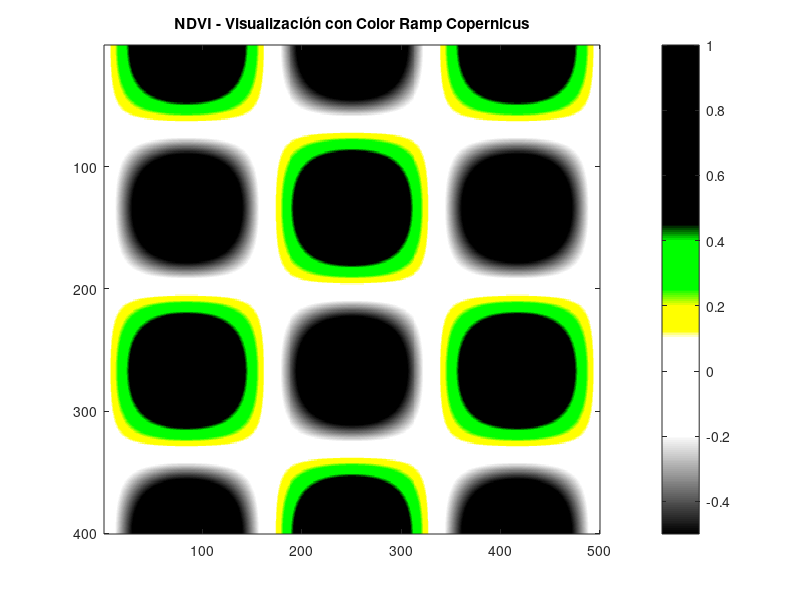

Write MATLAB code to recreate this figure.
%% Script para visualizar NDVI con un color ramp personalizado (estilo Copernicus)
% Se usa el siguiente ramp de pares [valor, color_hex]:
%   [-0.5, 0x0c0c0c],
%   [-0.2, 0xbfbfbf],
%   [-0.1, 0xdbdbdb],
%   [0, 0xeaeaea],
%   [0.025, 0xfff9cc],
%   [0.05, 0xede8b5],
%   [0.075, 0xddd89b],
%   [0.1, 0xccc682],
%   [0.125, 0xbcb76b],
%   [0.15, 0xafc160],
%   [0.175, 0xa3cc59],
%   [0.2, 0x91bf51],
%   [0.25, 0x7fb247],
%   [0.3, 0x70a33f],
%   [0.35, 0x609635],
%   [0.4, 0x4f892d],
%   [0.45, 0x3f7c23],
%   [0.5, 0x306d1c],
%   [0.55, 0x216011],
%   [0.6, 0x0f540a],
%   [1, 0x004400]
%
% El script interpola este ramp a un colormap de 256 colores y luego lo aplica
% a la visualización del NDVI (se asume que NDVI tiene rango [-0.5, 1]). 

%% 1. Definir el color ramp
ramp_values = [-0.5, -0.2, -0.1, 0, 0.025, 0.05, 0.075, 0.1, 0.125, 0.15, ...
    0.175, 0.2, 0.25, 0.3, 0.35, 0.4, 0.45, 0.5, 0.55, 0.6, 1];

% Los valores hexadecimales correspondientes, en forma de vector columna
hexColors = [...
    0x0c0c0c;...
    0xbfbfbf;...
    0xdbdbdb;...
    0xeaeaea;...
    0xfff9cc;...
    0xede8b5;...
    0xddd89b;...
    0xccc682;...
    0xbcb76b;...
    0xafc160;...
    0xa3cc59;...
    0x91bf51;...
    0x7fb247;...
    0x70a33f;...
    0x609635;...
    0x4f892d;...
    0x3f7c23;...
    0x306d1c;...
    0x216011;...
    0x0f540a;...
    0x004400];

% Función para convertir un valor hexadecimal a vector [r,g,b] normalizado [0,1]
hex2rgb = @(hexVal) [bitshift(hexVal, -16), bitand(bitshift(hexVal, -8), 255), bitand(hexVal, 255)]/255;

% Convertir cada valor hexadecimal a RGB
ramp_rgb = zeros(length(hexColors), 3);
for k = 1:length(hexColors)
    ramp_rgb(k,:) = hex2rgb(hexColors(k));
end

%% 2. Interpolar el colormap a 256 colores
N = 256;
xq = linspace(-0.5, 1, N); % rango en NDVI esperado
r_interp = interp1(ramp_values, ramp_rgb(:,1), xq, 'linear', 'extrap');
g_interp = interp1(ramp_values, ramp_rgb(:,2), xq, 'linear', 'extrap');
b_interp = interp1(ramp_values, ramp_rgb(:,3), xq, 'linear', 'extrap');
myColormap = [r_interp(:), g_interp(:), b_interp(:)];

%% 3. (Ejemplo) Cargar o calcular NDVI
% Aquí deberías colocar tu cálculo real. Para el ejemplo, genero NDVI sintético:
[x,y] = meshgrid(linspace(-0.5, 1, 500), linspace(-0.5, 1, 400));
NDVI = sin(2*pi*x).*cos(2*pi*y); % NDVI de ejemplo (puede tener valores fuera del rango)

% Forzar el rango a [-0.5, 1] (para visualización)
NDVI(NDVI < -0.5) = -0.5;
NDVI(NDVI > 1) = 1;

%% 4. Visualizar NDVI con el colormap personalizado
figure('Name', 'NDVI con Color Ramp personalizado');
imagesc(NDVI);
colormap(myColormap);
colorbar;
caxis([-0.5 1]);
title('NDVI - Visualización con Color Ramp Copernicus');
